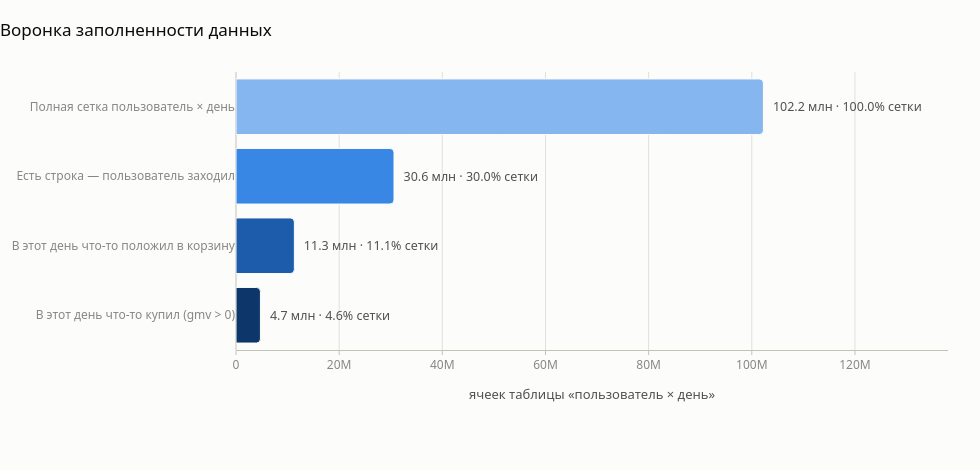

The code cell stored with this chart in its notebook:
### Markdown cell above
---
# 2. Данные: разреженность и концентрация

## 2.1 Насколько данные пусты

Если представить данные как таблицу «250 000 пользователей × 409 дней», получится
102.25 млн ячеек. Записей в файле — 30.6 млн. То есть **строка есть примерно у трети
ячеек**, а остальные две трети — это дни, когда пользователь просто не заходил.

Организаторы предупреждают, что дозаполнение нулями раздует данные до 100+ млн строк.
Ниже видно, зачем вообще об этом думать: полезного сигнала ещё меньше, чем кажется.

### Code cell
grid = N_USERS * N_DAYS
n_rows, n_gmv = df.height, int((df["gmv"] > 0).sum())
stages = [("Полная сетка пользователь × день", grid),
          ("Есть строка — пользователь заходил", n_rows),
          ("В этот день что-то положил в корзину", int((df["to_cart"] > 0).sum())),
          ("В этот день что-то купил (gmv > 0)", n_gmv)]
fig = go.Figure()
for i, (nm, v) in enumerate(stages):
    fig.add_trace(go.Bar(y=[nm], x=[v], orientation="h", showlegend=False,
                         marker=dict(color=SEQ_BLUE[3 + 3 * i], cornerradius=4,
                                     line=dict(color=SURFACE, width=1)),
                         text=[f"  {v/1e6:.1f} млн · {100*v/grid:.1f}% сетки"],
                         textposition="outside", textfont=dict(color=INK2, size=12.5),
                         cliponaxis=False))
fig.update_xaxes(title="ячеек таблицы «пользователь × день»", range=[0, grid * 1.35])
fig.update_yaxes(autorange="reversed")
fig.update_layout(hovermode="closest")
show(fig, "Воронка заполненности данных",
     w=980, h=470)

### Figure 1 — Plotly figure (JSON) as saved in the notebook; plotly's stock layout.template omitted (floating-point values rounded to 4 significant figures)
{"data": [{"cliponaxis": false, "marker": {"color": "#86b6ef", "cornerradius": 4, "line": {"color": "#fcfcfb", "width": 1}}, "orientation": "h", "showlegend": false, "text": ["  102.2 млн · 100.0% сетки"], "textfont": {"color": "#52514e", "size": 12.5}, "textposition": "outside", "type": "bar", "x": [102250000], "y": ["Полная сетка пользователь × день"]}, {"cliponaxis": false, "marker": {"color": "#3987e5", "cornerradius": 4, "line": {"color": "#fcfcfb", "width": 1}}, "orientation": "h", "showlegend": false, "text": ["  30.6 млн · 30.0% сетки"], "textfont": {"color": "#52514e", "size": 12.5}, "textposition": "outside", "type": "bar", "x": [30631006], "y": ["Есть строка — пользователь заходил"]}, {"cliponaxis": false, "marker": {"color": "#1c5cab", "cornerradius": 4, "line": {"color": "#fcfcfb", "width": 1}}, "orientation": "h", "showlegend": false, "text": ["  11.3 млн · 11.1% сетки"], "textfont": {"color": "#52514e", "size": 12.5}, "textposition": "outside", "type": "bar", "x": [11314851], "y": ["В этот день что-то положил в корзину"]}, {"cliponaxis": false, "marker": {"color": "#0d366b", "cornerradius": 4, "line": {"color": "#fcfcfb", "width": 1}}, "orientation": "h", "showlegend": false, "text": ["  4.7 млн · 4.6% сетки"], "textfont": {"color": "#52514e", "size": 12.5}, "textposition": "outside", "type": "bar", "x": [4736907], "y": ["В этот день что-то купил (gmv > 0)"]}], "layout": {"autosize": false, "height": 470, "hovermode": "closest", "margin": {"t": 72}, "title": {"text": "Воронка заполненности данных"}, "width": 980, "xaxis": {"automargin": true, "range": [0, 138000000.0], "title": {"text": "ячеек таблицы «пользователь × день»"}}, "yaxis": {"automargin": true, "autorange": "reversed"}}}
